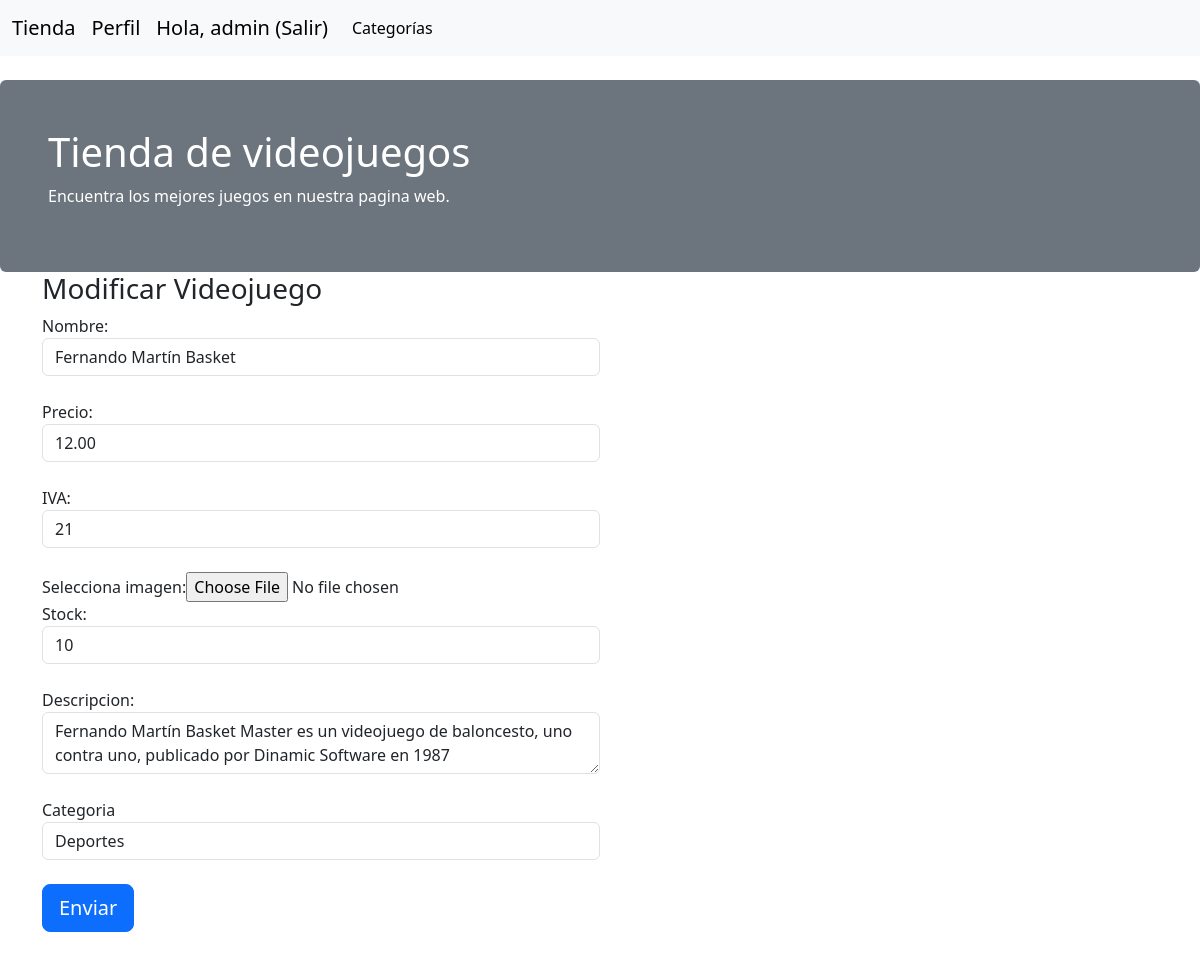
The app's page /articulos/1/edit (signed in) with its own data.
### application/model.py (models this page shows, shortened)
class Articulos(db.Model) : # Clases de articulos
    __tablename__ = 'articulos'
    id = Column(Integer, primary_key=True)
    nombre = Column(String(100), nullable=False, unique=True)
    precio = Column(Float, default=0)
    iva = Column(Integer, default=21)
    descripcion = Column(String(255))
    image = Column(String(255))
    stock = Column(Integer, default=0)
    CategoriaId = Column(Integer, ForeignKey('categorias.id'), nullable=False)
    categorias = relationship('Categorias', backref='Articulos')

### application/app.py (the view, shortened to what this page needs)
@app.route('/articulos/<id>/edit', methods=['get', 'post'])
def articulos_edit(id) :
    if is_admin() == False :
        return redirect(url_for('inicio'))
    art = Articulos.query.get(id) # Optengo el id por parametro de a ruta
    if art is None :
        abort(404)
    form = formArticulos(obj = art) # Cargo el formulario con los datos necesarios
    categorias = [(c.id, c.nombre) for c in Categorias.query.all()[0:]]
    form.CategoriaId.choices = categorias
    return render_template('articulos_new.html', form=form)

### application/form.py
class formArticulos(FlaskForm) :
    nombre = StringField('Nombre: ', validators=[DataRequired('Tienes que introducir el dato')])
    precio = DecimalField('Precio:', default=0, validators=[DataRequired('Tienes que introducir el dato')])
    iva = IntegerField('IVA: ', default=0, validators=[DataRequired('Tienes que introducir el dato')])
    descripcion = TextAreaField('Descripcion: ')
    photo = FileField('Selecciona imagen: ')
    stock = IntegerField('Stock: ', default=1, validators=[DataRequired('Tienes que introducir el dato')])
    CategoriaId = SelectField('Categoria', coerce=int)
    submit = SubmitField('Enviar')

### application/login.py (called while the page is built)
def is_admin() :
    return session.get('admin') == True

### application/templates/articulos_new.html (shortened to what this page needs)
{% extends 'base2.html' %}
{% block contenido %}
    <div class="container">
        <div class="col-md-6">
            <h3>
                {% if form.nombre.data %} Modificar Videojuego {% else %} Nuevo Videojuego {% endif %}
            </h3>
            <form class="form-horizontal" method="post" enctype="multipart/form-data">
                <div class="form-group">
                    {{ form.nombre.label() }}{{ form.nombre(size='100', class='form-control') }} <br>
                </div>
                <div class="form-group">
                    {{ form.precio.label() }}{{ form.precio(size='100', class='form-control') }} <br>
                </div>
                <div class="form-group">
                    {{ form.iva.label() }}{{ form.iva(size='100', class='form-control') }} <br>
                </div>
                <div class="form-group">
                    {{ form.photo.label() }}{{ form.photo() }} <br>
                </div>
                <div class="form-group">
                    {{ form.stock.label() }}{{ form.stock(size='100', class='form-control') }} <br>
                </div>
                <div class="form-group">
                    {{ form.descripcion.label() }}{{ form.descripcion(size='100', class='form-control') }} <br>
                </div>
                <div class="form-group">
                    {{ form.CategoriaId.label() }}{{ form.CategoriaId(class='form-control') }} <br>
                </div>
                {{ form.submit(class='btn btn-lg btn-primary btn-block') }}
            </form>
            <br>
        </div>
    </div>
{% endblock contenido %}

### records on screen
Articulos: nombre "Fernando Martín Basket", precio "12.00", iva "21", stock "10", descripcion "Fernando Martín Basket Master es un videojuego de baloncesto, uno contra uno, publicado por Dinamic Software en 1987", CategoriaId "Deportes"

### other values on screen
{{ session['username'] }} "admin"
